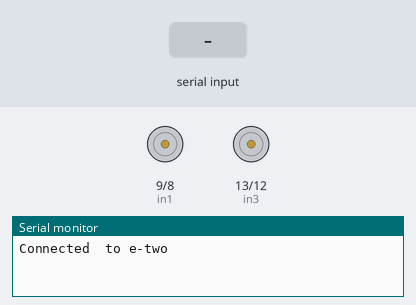
Bench run of a sketch on a simulated Arduino Uno, built with avr-gcc and run on an emulated ATmega328P. Parts: motor-driver pin pairs drawn as motors (green arrow = first pin HIGH = forward, orange = second pin HIGH = backward, longer = more drive, scaled by the enable pin), the last lines printed to the serial monitor. The test bench sets the inputs (shaded band).

Above: at 1.2 s.
1.3 s: "1" received over Serial
At 2.65 s:
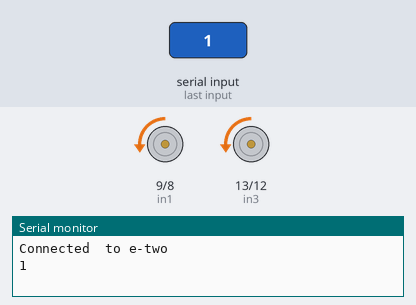
At 3.85 s:
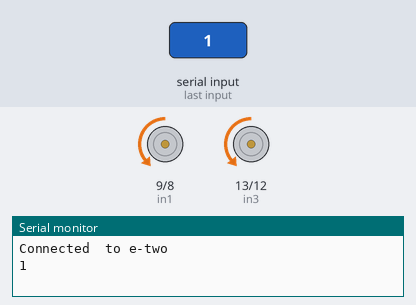
7.3 s: "2" received over Serial
At 7.45 s:
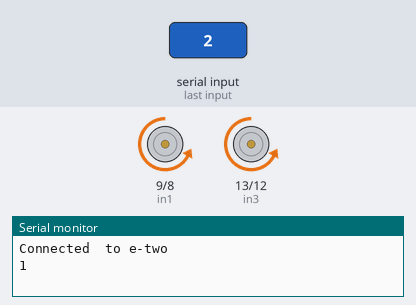
Timing chart, 0 to 10.5 s (numbered marks = the images above; inputs shaded):
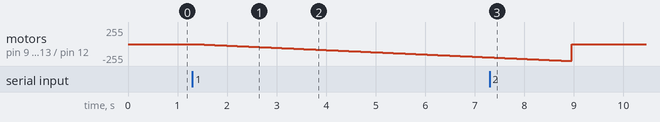

The sketch:

final_command_comtrol.ino
```cpp
#include <string.h>

int enA = 10;
int in1 = 9;
int in2 = 8;
int enB = 11;
int in3 = 13;
int in4 = 12;
char serial_data;
bool emr_stop = true;
void setup() {
  Serial.begin(9600);
  pinMode(enA, OUTPUT);
  pinMode(enB, OUTPUT);
  pinMode(in1, OUTPUT);
  pinMode(in2, OUTPUT);
  pinMode(in3, OUTPUT);
  pinMode(in4, OUTPUT);
  Serial.print("Connected  to e-two\n");

}


//////////////////////////////////////////////////////
void loop() {
if (Serial.available()) {
  serial_data = Serial.read();
  Serial.println(serial_data);
  }

  if (serial_data == '1')
  demoone();

  if (serial_data == '2')
  {
    emr_stop = false;
    stop();
    emr_stop = true;
  }


}


void demoone() {
  //Activate motor A
  digitalWrite(in1, LOW);
  digitalWrite(in2, HIGH);
  //analogWrite(enA, 200);  //set speed to 200

  //Activate motor B
  digitalWrite(in3, LOW);
  digitalWrite(in4, HIGH);
  //analogWrite(enB, 200);  //set speed to 200


for (int i = 0; i < 255; i++) {

    if (emr_stop == true){
    analogWrite(enA, i);
    analogWrite(enB, i);
    delay(30);
    }

  }

  // delay(2000);
  // // تغییر مسیر موتورها
  // digitalWrite(in1, LOW);   // غیر فعال شدن خروجی IN1
  // digitalWrite(in2, HIGH);  // فعال شدن خروجی IN2
  // digitalWrite(in3, LOW);   // غیر فعال شدن خروجی IN3
  // digitalWrite(in4, HIGH);  // فعال شدن خروجی IN4
  // delay(2000);              // تاخیر ۲ ثانیه
  // // خاموش شدن هر دو موتور
  // digitalWrite(in1, LOW);  // غیر فعال شدن
  // digitalWrite(in2, LOW);  // غیر فعال شدن
  // digitalWrite(in3, LOW);  // غیر فعال شدن
  // digitalWrite(in4, LOW);  // غیر فعال شدن
}


void forward() {
  // روشن شدن موتورها
  digitalWrite(in1, LOW);   // غیر فعال شدن خروجی IN1
  digitalWrite(in2, HIGH);  // فعال شدن خروجی IN2
  digitalWrite(in3, LOW);   // غیر فعال شدن خروجی IN3
  digitalWrite(in4, HIGH);  // فعال شدن خروجی IN4
  // تعیین شتاب از ۰ تا ماکزیمم سرعت
  for (int i = 0; i < 255; i++) {
    analogWrite(enA, i);
    analogWrite(enB, i);
    delay(20);
  }
}


void stop() {
  digitalWrite(in1, LOW);  // غیر فعال شدن
  digitalWrite(in2, LOW);  // غیر فعال شدن

  digitalWrite(in3, LOW);  // غیر فعال شدن
  digitalWrite(in4, LOW);  // غیر فعال شدن

  // از ماکزیمم سرعت تا صفر
  for (int i = 255; i >= 0; i--) {
    analogWrite(enA, i);
    analogWrite(enB, i);
    delay(20);
  }
}
```

Measured:
- after the input at 1.3 s, motor on pin 9 (in1) / pin 8 (in2), motor on pin 13 (in3) / pin 12 (in4): moves from stopped to backward 199/255 over 5.9 s, starting at once
